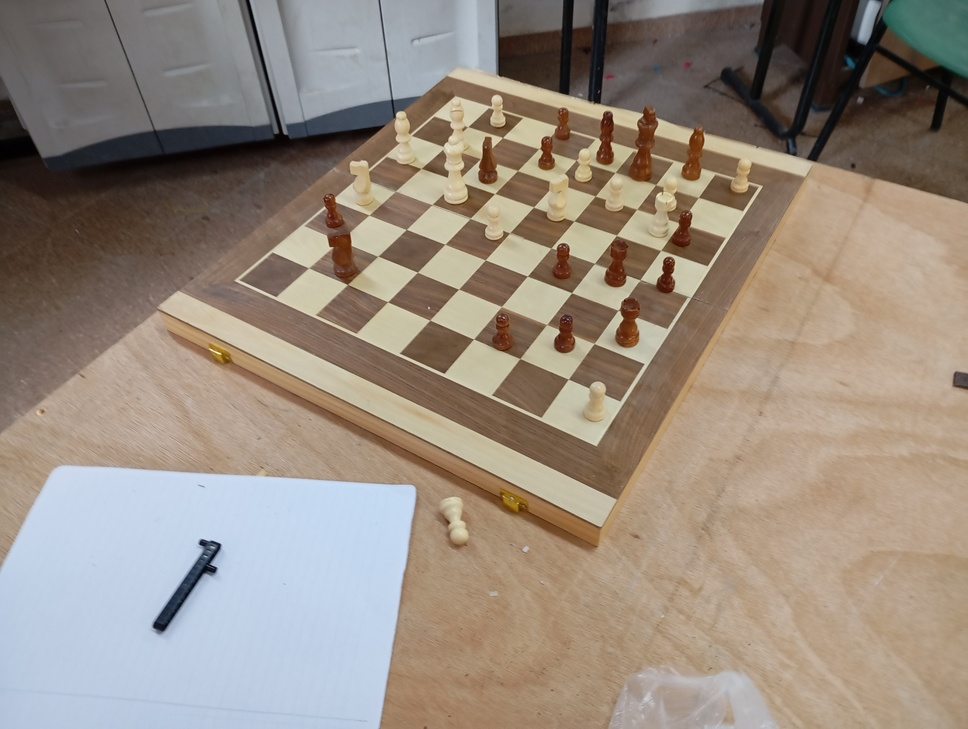
#> input picture Images/F.jpg, 968 x 729 px, shrunk from 4080 x 3072 before the run
$ python -i ChessboardSquareExtractor.py   (imports and definitions only)
#> lines starting #> are read from the running program, lines starting #| are printed output that depends on the picture; after the words box and inside, x2 and y2 are one past the last pixel; in counts of white or black regions, pixels touching at a corner belong together
### Wrapper_Decorators.py
import functools
import time

# =============================================
#               DECORATOR UTILS
# =============================================
def debug_entry_exit_method(level: int = 1):
    """
    A method decorator that logs entering and exiting the decorated method.

    Args:
        level (int): Logging level threshold. Only methods with a level
            <= the debugger's configured level will be logged.
    """
    def decorator(func):
        @functools.wraps(func)
        def wrapper(self, *args, **kwargs):
            # Attempt to log entering if 'debugger' is accessible.
            if hasattr(self, "debugger"):
                self.debugger.log(f"Entering {func.__name__}", level)
            result = func(self, *args, **kwargs)
            # Attempt to log exiting if 'debugger' is accessible.
            if hasattr(self, "debugger"):
                self.debugger.log(f"Exiting {func.__name__}", level)
            return result
        return wrapper
    return decorator

# [20 lines left out: function timeit_method, not called in this run]

### ChessboardSquareExtractor.py
import os
import cv2
import numpy as np
from typing import Dict, Tuple

from Wrapper_Decorators import debug_entry_exit_method


# =============================================
#     CHESSBOARD (GRID) SQUARE EXTRACTION
# =============================================
class ChessboardSquareExtractor:
    """
    Splits a chessboard (or any grid) image into individual cells by detecting
    the green grid lines. This assumes:
      1) The chessboard is on a black background (pure zeros).
      2) Bright green lines are drawn on the board.
    """
    def __init__(self,
                 save_directory: str = "Predictions",
                 columns: int = 8,
                 rows: int = 8) -> None:
        """
        Args:
            save_directory (str): Directory to save extracted squares.
            columns (int): Number of columns on the board (e.g., 8 for standard chess).
            rows (int): Number of rows on the board (e.g., 8 for standard chess).
        """
        self.save_directory = save_directory
        os.makedirs(self.save_directory, exist_ok=True)

        # If using standard chess, we'll label columns as A..H, rows as 1..8, etc.
        # Adjust if you prefer different labeling or a bigger board.
        self.column_labels = [chr(ord('A') + i) for i in range(columns)]
        self.row_labels = [str(i + 1) for i in range(rows)]
        # We expect (columns + 1) vertical lines, (rows + 1) horizontal lines.
        self.expected_vertical_lines = columns + 1
        self.expected_horizontal_lines = rows + 1

    @debug_entry_exit_method(level=2)
    def extract_squares(self, image: np.ndarray) -> Dict[str, np.ndarray]:
        """
        Extracts each square from the given image, which must have:
         - black background (pixels = 0)
         - green grid lines drawn on the board.

        Steps:
          1) Crop out black padding.
          2) Create a mask of the green lines.
          3) Morphologically separate horizontal and vertical lines.
          4) Find coordinates of these lines.
          5) Slice out each cell between consecutive lines.
          6) Label each cell ("A1", "B1", etc.) and save to disk.

        Args:
            image (np.ndarray): BGR image with black background and green lines.

        Returns:
            Dict[str, np.ndarray]: A dictionary mapping square-label (e.g. 'A1')
                                   to the sub-image (square).
        """
        # 1) Crop black border
        board_img = self._crop_black_border(image)

        # 2) Create mask for green lines
        green_mask = self._get_green_mask(board_img)

        cv2.imshow("Green Mask", green_mask)
        cv2.waitKey(0)


        # 3) Separate into horizontal and vertical line masks
        horizontal_lines, vertical_lines = self._split_lines(green_mask)

        # 4) Get y-coordinates for horizontal lines, x-coordinates for vertical lines
        y_coords = self._find_line_coordinates(horizontal_lines, axis='horizontal')
        x_coords = self._find_line_coordinates(vertical_lines, axis='vertical')

        # 5) Slice out each square
        squares = self._slice_squares(board_img, x_coords, y_coords)

        # 6) Save each square and return dictionary
        for label, sq in squares.items():
            out_path = os.path.join(self.save_directory, f"Square_{label}.jpg")
            cv2.imwrite(out_path, sq)

        return squares

    # -------------------------------------------------------------------------
    #                         Helper methods
    # -------------------------------------------------------------------------
    def _crop_black_border(self, image: np.ndarray) -> np.ndarray:
        """
        Finds the bounding box of non-zero pixels in `image` and returns a cropped sub-image.
        Assumes pure-black background is truly 0.
        """
        gray = cv2.cvtColor(image, cv2.COLOR_BGR2GRAY)
        # Locate all non-black (non-zero) points
        coords = cv2.findNonZero(gray)
        if coords is None:
            # If nothing but black, return as-is
            return image

        x, y, w, h = cv2.boundingRect(coords)
        return image[y:y+h, x:x+w]

    def _get_green_mask(self, board_img: np.ndarray) -> np.ndarray:
        """
        Threshold the board image in RGB to isolate the bright green lines.
        """

        # Adjust these bounds based on your actual green color
        lower_green = np.array([0, 255, 0], dtype=np.uint8)
        upper_green = np.array([0, 255, 0], dtype=np.uint8)

        mask = cv2.inRange(board_img, lower_green, upper_green)
        return mask

    def _split_lines(self, green_mask: np.ndarray) -> Tuple[np.ndarray, np.ndarray]:
        """
        Use morphology to separate horizontal and vertical lines.
        """
        # For horizontal lines (wide kernel, 1-pixel tall)
        horiz_kernel = cv2.getStructuringElement(cv2.MORPH_RECT, (30, 1))
        horizontal_lines = cv2.morphologyEx(green_mask, cv2.MORPH_OPEN, horiz_kernel)

        # For vertical lines (tall kernel, 1-pixel wide)
        vert_kernel = cv2.getStructuringElement(cv2.MORPH_RECT, (1, 30))
        vertical_lines = cv2.morphologyEx(green_mask, cv2.MORPH_OPEN, vert_kernel)

        return horizontal_lines, vertical_lines

    def _find_line_coordinates(self, bin_image: np.ndarray, axis: str) -> np.ndarray:
        """
        Given a binary mask of lines, return a sorted list of unique line coordinates.
        For axis='horizontal', return y-coordinates.
        For axis='vertical', return x-coordinates.
        """
        coords = []
        contours, _ = cv2.findContours(bin_image, cv2.RETR_EXTERNAL, cv2.CHAIN_APPROX_SIMPLE)
        for cnt in contours:
            x, y, w, h = cv2.boundingRect(cnt)
            if axis == 'horizontal':
                # The center row of the line
                line_coord = y + h // 2
            else:  # vertical
                # The center column of the line
                line_coord = x + w // 2
            coords.append(line_coord)

        coords.sort()

        # Merge near duplicates in case lines are thick or overlap
        merged = []
        min_gap = 5
        for c in coords:
            if not merged or abs(c - merged[-1]) > min_gap:
                merged.append(c)

        return np.array(merged, dtype=int)

    def _slice_squares(self,
                       board_img: np.ndarray,
                       x_coords: np.ndarray,
                       y_coords: np.ndarray) -> Dict[str, np.ndarray]:
        """
        Slices out each square using the sorted sets of x- and y-coordinates.
        Returns a dict { 'A1': cell_img, 'A2': cell_img, ... }.
        Assumes x_coords and y_coords each have one more line than there are squares.
        """
        squares = {}
        # For standard chess labeling, top row is '8' and bottom is '1'.
        # That means we invert row indexing.

        expected_h = self.expected_horizontal_lines  # e.g., 9 if 8 squares
        expected_v = self.expected_vertical_lines    # e.g., 9 if 8 squares

        # Basic check
        if len(x_coords) < expected_v or len(y_coords) < expected_h:
            print("[WARNING] The detected number of lines doesn't match the expected count. "
                  "Check your green mask or morphological settings.")

        # Number of squares in each dimension:
        # (e.g., if we have 9 lines horizontally, we have 8 squares tall)
        n_h_squares = len(y_coords) - 1
        n_v_squares = len(x_coords) - 1

        # We'll clamp to the lesser of what we found vs. what's expected
        n_h_squares = min(n_h_squares, len(self.row_labels))
        n_v_squares = min(n_v_squares, len(self.column_labels))

        for row_idx in range(n_h_squares):
            for col_idx in range(n_v_squares):
                y1 = y_coords[row_idx]
                y2 = y_coords[row_idx + 1]
                x1 = x_coords[col_idx]
                x2 = x_coords[col_idx + 1]

                # Crop the cell
                cell_img = board_img[y1:y2, x1:x2]

                # Build a label => columns left-to-right = A,B,C..., rows top-to-bottom = 8..1
                label_col = self.column_labels[col_idx]
                label_row = self.row_labels[n_h_squares - row_idx - 1]  # invert row indexing
                label = f"{label_col}{label_row}"

                squares[label] = cell_img

        return squares

>>> import cv2
>>> picture = cv2.imread('Images/F.jpg')
#> picture is the input picture: shape (729, 968, 3); mean B, G, R 127.2, 139.2, 151.4
>>> result = ChessboardSquareExtractor().extract_squares(picture)
#> in _crop_black_border, `gray = cv2.cvtColor(image, cv2.COLOR_BGR2GRAY)`:
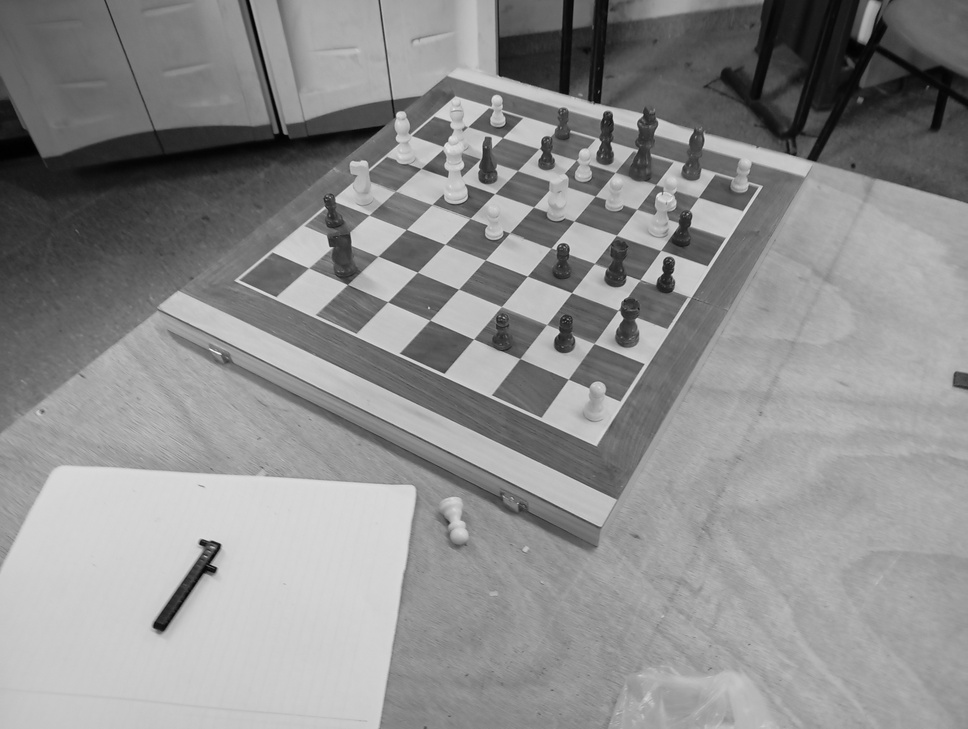
#> gray: shape (729, 968); min 0, max 246, mean 141.5
#> in _crop_black_border, `coords = cv2.findNonZero(gray)`: coords = contour of 705665 points, box (x1, y1, x2, y2) (0, 0, 968, 729), area 0
#> in _crop_black_border, `x, y, w, h = cv2.boundingRect(coords)`: x = 0; w = 968; h = 729
#> in _get_green_mask, `mask = cv2.inRange(board_img, lower_green, upper_green)`: mask: shape (729, 968); every value is 0
#> in _find_line_coordinates, `contours, _ = cv2.findContours(bin_image, cv2.RETR_EXTERNAL, cv2.CHAIN..`: contours = []
#> in extract_squares, `y_coords = self._find_line_coordinates(horizontal_lines, axis='horizon..`: y_coords = empty array
#> in _slice_squares, `n_h_squares = len(y_coords) - 1`: n_h_squares = -1
#> after the loop in _slice_squares, `for row_idx in range(n_h_squares):`: squares = 0 items
#> result = 0 items

$ run again, on Images/T.jpg
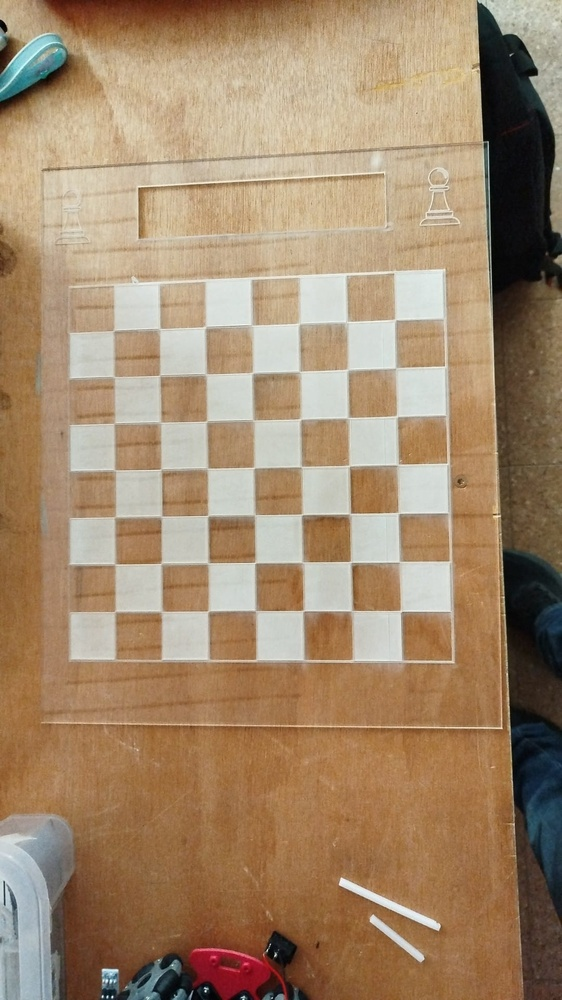
#> input picture Images/T.jpg, 562 x 1000 px, shrunk from 1080 x 1920 before the run
#> picture is the input picture: shape (1000, 562, 3); mean B, G, R 108.4, 136.5, 161.9
#> in _crop_black_border, `gray = cv2.cvtColor(image, cv2.COLOR_BGR2GRAY)`:
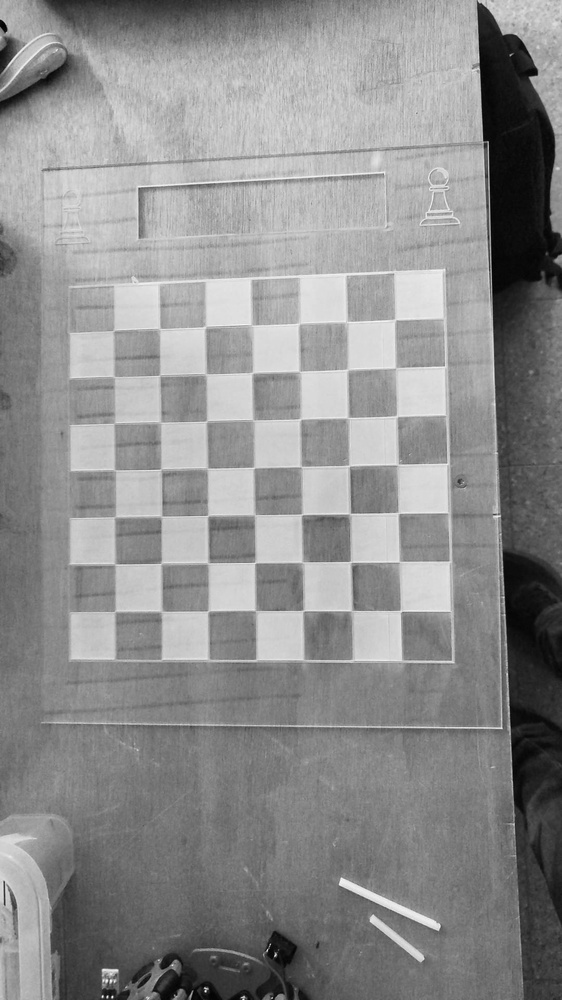
#> gray: shape (1000, 562); min 0, max 253, mean 140.9
#> in _crop_black_border, `coords = cv2.findNonZero(gray)`: coords = contour of 561996 points, box (x1, y1, x2, y2) (0, 0, 562, 1000), area 0
#> x = 0; w = 562; h = 1000
#> mask: shape (1000, 562); every value is 0
#> contours = []
#> y_coords = empty array
#> n_h_squares = -1
#> after the loop in _slice_squares, `for row_idx in range(n_h_squares):`: squares = 0 items
